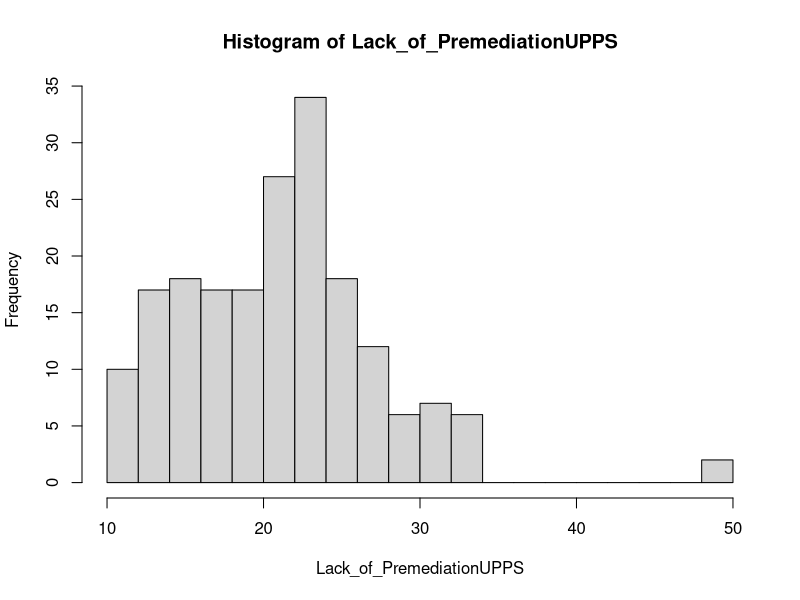
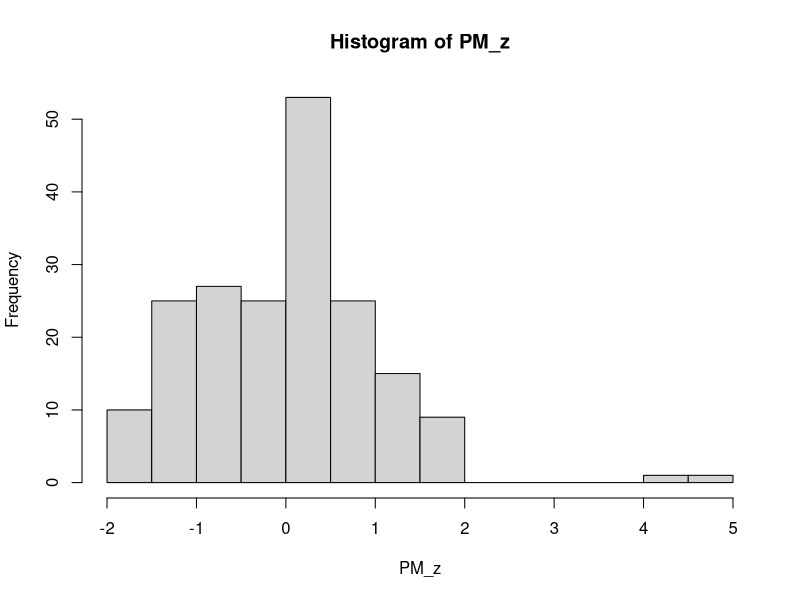
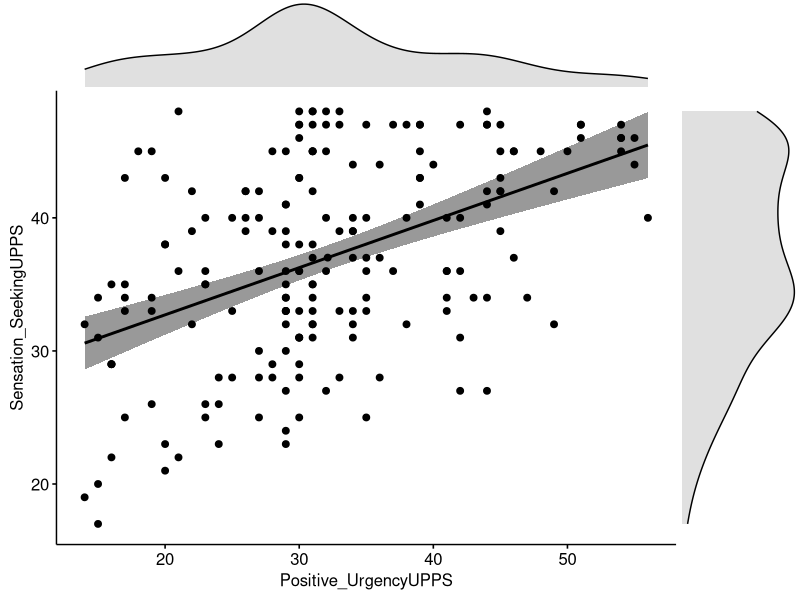
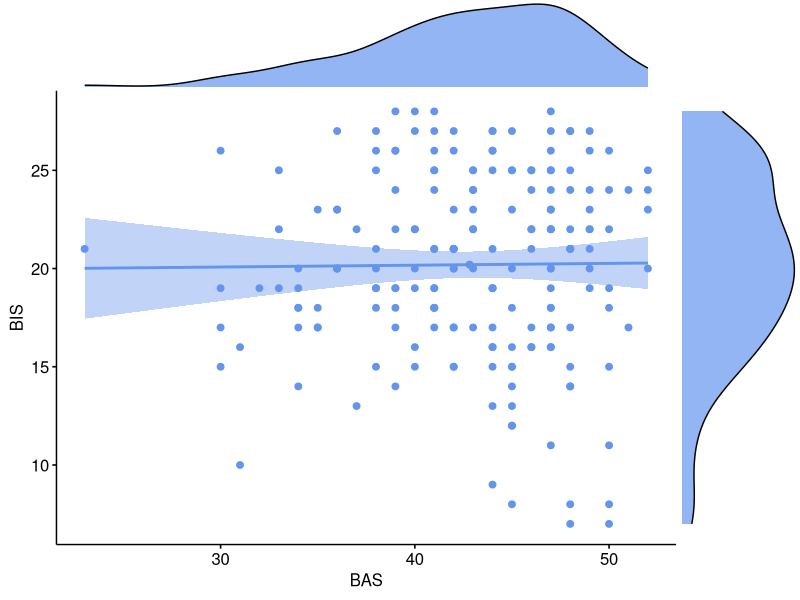

The R script that drew these images, in order:
## ---- chunk 1
#| echo: false
df  <- read.csv("data/lec_dokha_example_data_withoutliers.csv")
## ---- chunk 2
#| echo: false
summary(df)
## ---- chunk 3
is.na(df$DRIVE)
## ---- chunk 4
which(is.na(df$DRIVE))
## ---- chunk 5
which(complete.cases(df))
## ---- chunk 6
#| echo: false
which(!complete.cases(df))
## ---- chunk 7

dfImp <- df
dfImp$DRIVE[is.na(dfImp$DRIVE)] <- mean(dfImp$DRIVE, na.rm = TRUE)
## ---- chunk 8
mean(df$DRIVE)
## ---- chunk 9
mean(df$DRIVE, na.rm = TRUE)
## ---- chunk 10
df$DRIVE[is.na(df$DRIVE)]
## ---- chunk 11

dfImp <- df                                   # keep the raw data untouched
sum(is.na(dfImp)) #count the number of NAs
dfImp[] <- lapply(dfImp, function(x) {
  x[is.na(x)] <- mean(x, na.rm = TRUE)
  x
})

sum(is.na(dfImp))    #count the number of NAs again
## ---- chunk 12

dfImp$imputed_row <- !complete.cases(df)  
which(dfImp$imputed_row) # check that we have labelled the right rows with a TRUE
## ---- chunk 13
hist(dfImp$Lack_of_PremediationUPPS, breaks = 20, main = "Histogram of Lack_of_PremediationUPPS", xlab = "Lack_of_PremediationUPPS")
## ---- chunk 14
which(dfImp$Lack_of_PremediationUPPS>40)
## ---- chunk 15
PM_z <- scale(dfImp$Lack_of_PremediationUPPS) #calculate z-scores for the Negative_UrgencyUPPS variable.
## ---- chunk 16
mean(PM_z)
sd(PM_z)

## ---- chunk 17
format(1.681791e-16, scientific = FALSE)
## ---- chunk 18
hist(PM_z, breaks = 20)
## ---- chunk 19
which(abs(PM_z) > 3.29 )
## ---- chunk 20
#create a vector with the names of the variables we want to check
vars <- c("Negative_UrgencyUPPS", "Lack_of_PremediationUPPS", "BAS", "FUN") 
#scale all of them at the same time and assign to a matrix z
z <- scale(dfImp[vars])
#
which(abs(z) > 3.29, arr.ind = TRUE)
## ---- chunk 21
library(ggpubr)
## ---- chunk 22
ggscatterhist(dfImp, x = "Positive_UrgencyUPPS", y = "Sensation_SeekingUPPS",
              add = "reg.line",
              conf.int = TRUE,                                    
              margin.params = list(fill = "lightgray"))

## ---- chunk 23
#| echo: false
ggscatterhist(dfImp, x = "BAS", y = "BIS",
              add = "reg.line",
              conf.int = TRUE, 
              color = "cornflowerblue",
              margin.params = list(fill = "cornflowerblue"))
